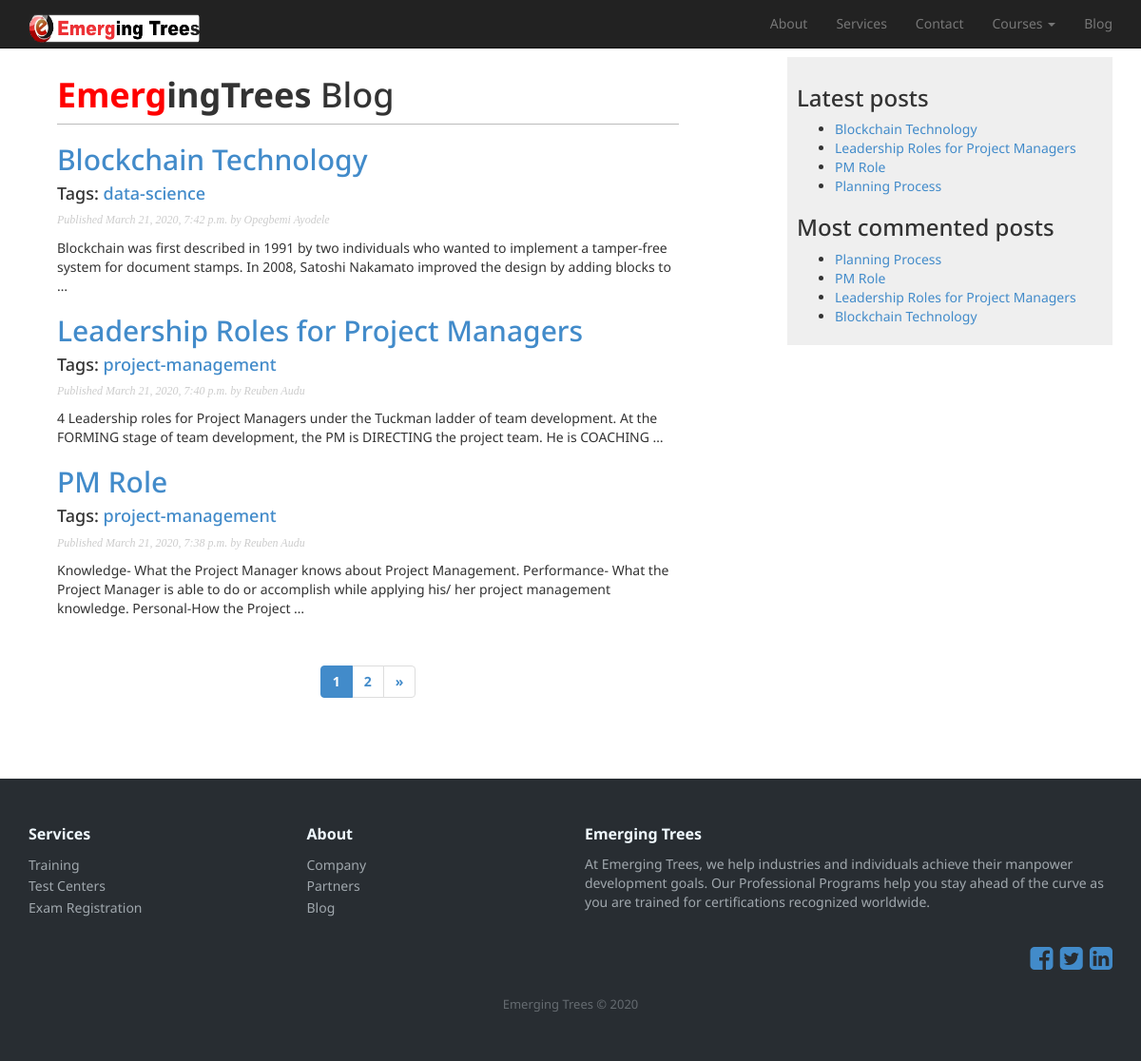
Screenshot of /blog/ with the database file from the repository.
### emsite/models.py (models this page shows, shortened)
class Post(models.Model):
    STATUS_CHOICES = (
            ('draft','Draft'),
            ('published','Published'),
            )
    title = models.CharField(max_length=800)
    slug = models.SlugField(max_length=800,unique_for_date='publish')
    author_name = models.CharField(max_length=800)
    post_image = models.ImageField(upload_to='posts',blank=True)
    author = models.ForeignKey(User,on_delete=models.CASCADE,related_name='blog_posts')
    body = models.TextField()
    publish = models.DateTimeField(default=timezone.now)
    created = models.DateTimeField(auto_now_add=True)
    updated = models.DateTimeField(auto_now=True)
    status = models.CharField(max_length=10,choices=STATUS_CHOICES,default='draft')
    objects = models.Manager()
    published = PublishedManager()
    tags = TaggableManager()
    class Meta:
        ordering = ('-publish',)
    def get_absolute_url(self):
        return reverse('emsite:post_detail',
                       args=[self.publish.year,
                             self.publish.month,
                             self.publish.day,
                             self.slug])

### emsite/views.py (the view)
# urls.py: path('blog/',views.post_list,name='post_list'),
def post_list(request,tag_slug=None):
    tag = None
    object_list = Post.published.all()
    if tag_slug:
        tag = get_object_or_404(Tag,slug=tag_slug)
        object_list = object_list.filter(tags__in=[tag])
    paginator = Paginator(object_list,3) #3 posts per page
    page = request.GET.get('page')
    try:
        posts = paginator.page(page)
    except PageNotAnInteger:
        posts = paginator.page(1)
    except EmptyPage:
        posts = paginator.page(paginator.num_pages)
    return render(request,'blog/post/list.html',{'page':page,'posts':posts,'tag':tag})

### emsite/models.py (called while the page is built)
    def get_queryset(self):
        return super(PublishedManager,self).get_queryset().filter(status='published')

### emsite/templatetags/blog_tags.py (called while the page is built)
@register.simple_tag
def total_posts():
    return Post.published.count()

@register.inclusion_tag('blog/post/latest_posts.html')
def show_latest_posts(count=5):
    latest_posts = Post.published.order_by('-publish')
    return {'latest_posts':latest_posts}

@register.simple_tag
def get_most_commented_posts(count=5):
    return Post.published.annotate(total_comments=Count('comments')).order_by('-total_comments')[:count]

@register.filter(name='markdown')
def markdown_format(text):
    return mark_safe(markdown.markdown(text))

### emsite/templates/blog/post/list.html (shortened to what this page needs)
{% extends "blog/base.html" %}
{% load bootstrap3 %}
{% load blog_tags %}
{% block content %}
	<h1><strong><font color="red">Emerg</font>ingTrees</strong> Blog</h1>
	{% for post in posts %}
	<h2>
		<a href="{{post.get_absolute_url}}">
			{{post.title}}
		</a>
	</h2>
	<h4>
		<p class="tags">
		Tags:
		{% for tag in post.tags.all %}
			<a href='{% url "emsite:post_list_by_tag" tag.slug %}'>
			{{tag.name}}
			</a>
		{% endfor %}
		</p>
	</h4>
	<p class="date">
		Published {{post.publish}} by {{post.author_name}}
	</p>
	{{post.body|markdown|truncatewords_html:30}}
	{% endfor %}
	{% include "blog/pagination.html" with page=posts %}
{% endblock %}

### emsite/templates/blog/base.html (shortened to what this page needs)
{% load bootstrap3 %}
{% load static %}
{% load blog_tags %}
{% load bootstrap3 %}
{% load static %}
<!DOCTYPE html>
<html lang="en">
<head>
	<link href="{% static "css/blog.css" %}" rel="stylesheet">
    <link href="{% static 'css/bootstrap.min.css' %}" rel="stylesheet">
    <link href="{% static 'font-awesome-4.1.0/css/font-awesome.min.css' %}" rel="stylesheet" type="text/css">
	<link rel="stylesheet" href="{% static 'css/Footer-Dark.css' %}">
	<link rel="stylesheet" href="{% static 'css/Footer-Basic.css' %}">
    <link rel="stylesheet" href="{% static 'css/Footer-Clean.css' %}">
	</head>
	<body>
    <nav class="navbar navbar-inverse navbar-fixed-top" role="navigation">
        <div class="container">
            <div class="navbar-header">
                <a class="navbar-brand" href="{% url 'emsite:index' %}"><img width="180" height="30" src="{% static 'img/logo_wout_sk.png' %}"></a>
            </div>
            <div class="collapse navbar-collapse" id="bs-example-navbar-collapse-1">
                <ul class="nav navbar-nav navbar-right">
                    <li>
                        <a href="{% url 'emsite:about' %}">About</a>
                    </li>
                    <li>
                        <a href="{% url 'emsite:services' %}">Services</a>
                    </li>
                    <li>
                        <a href="{% url 'emsite:contact' %}">Contact</a>
                    </li>
                    <li class="dropdown">
                        <a href="#" class="dropdown-toggle" data-toggle="dropdown">Courses <b class="caret"></b></a>
                    </li>
                     <li>
                        <a href="{% url 'emsite:post_list' %}">Blog</a>
                    </li>
                </ul>
            </div>
        </div>
    </nav><br><br><br>
		<div class="container">
		<div class="row">
		<div class="col-lg-12">
		<div id="content">
			{% block content %}
			{% endblock %}
		</div>
		<div id="sidebar">
			<h3>Latest posts</h3>
			{% show_latest_posts 3 %}
			<h3>Most commented posts</h3>
			{% get_most_commented_posts as most_commented_posts %}
			<ul>
				{% for post in most_commented_posts %}
				<li>
					<a href="{{post.get_absolute_url}}">{{post.title}}</a>
				</li>
				{% endfor %}
			</ul>
		</div></div></div></div>
		<br/><br/>
			<div class="footer-dark">
        <footer>
            <div class="container">
                <div class="row">
                    <div class="col-md-6 col-md-push-6 item text">
                        <h3>Emerging Trees</h3>
                        <p>At Emerging Trees, we help industries and individuals achieve their manpower development goals. Our Professional Programs help you stay ahead of the curve as you are trained for certifications recognized worldwide.</p>
                    </div>
                    <div class="col-md-3 col-md-pull-6 col-sm-4 item">
                        <h3>Services</h3>
                        <ul>
                            <li><a href="{% url 'emsite:course_list' %}">Training</a></li>
                            <li><a href="{% url 'emsite:centers' %}">Test Centers</a></li>
                            <li><a href="{% url 'emsite:online_form' %}">Exam Registration</a></li>
                        </ul>
                    </div>
                    <div class="col-md-3 col-md-pull-6 col-sm-4 item">
                        <h3>About</h3>
                        <ul>
                            <li><a href="{% url 'emsite:about' %}#about-company">Company</a></li>
                            <li><a href="{% url 'emsite:about' %}#partners">Partners</a></li>
                            <li><a href="{% url 'emsite:post_list' %}">Blog</a></li>
                        </ul>
                    </div>
                    <div align="right" class="col-md-12 col-sm-4 item"><a href="https://web.facebook.com/Emtrees/"><i class="fa fa-facebook-square fa-2x"></i></a>&nbsp;&nbsp;<a href="https://twitter.com/emerging_trees"><i class="fa fa-twitter-square fa-2x"></i></a>&nbsp;&nbsp;<a href="https://www.linkedin.com/company/emerging-trees-ltd/"><i class="fa fa-linkedin-square fa-2x"></i></a></a></div>
                  </div>
                <p class="copyright">Emerging Trees © 2020</p>
            </div>
        </footer>
    </div>
	</body>
</html>

### emsite/templates/blog/post/latest_posts.html
<ul>
{% for post in latest_posts %}
	<li>
	<a href="{{post.get_absolute_url}}">{{post.title}}</a>
	</li>
{% endfor %}
</ul>

### emsite/static/css/blog.css (style rules this page uses)
body { margin:0; padding:0; font-family:helvetica, sans-serif; }
a { color:#00abff; text-decoration:none; }
h1 { font-weight:normal; border-bottom:1px solid #bbb; padding:0 0 10px 0; }
h2 { font-weight:normal; margin:30px 0 0; }
#content { float:left; width:60%; padding:0 0 0 30px; }
#sidebar { float:right; width:30%; padding:10px; background:#efefef; height:100%; }
p.date { color:#ccc; font-family: georgia, serif; font-size: 12px; font-style: italic; }

### emsite/static/css/Footer-Dark.css (style rules this page uses)
.footer-dark { padding:50px 0; color:#f0f9ff; background-color:#282d32; }
.footer-dark h3 { margin-top:0; margin-bottom:12px; font-weight:bold; font-size:16px; }
.footer-dark ul { padding:0; list-style:none; line-height:1.6; font-size:14px; margin-bottom:0; }
.footer-dark ul a { color:inherit; text-decoration:none; opacity:0.6; }
.footer-dark .item.text { margin-bottom:36px; }
.footer-dark .item.text p { opacity:0.6; margin-bottom:0; }
.footer-dark .copyright { text-align:center; padding-top:24px; opacity:0.3; font-size:13px; margin-bottom:0; }

### emsite/templates/blog/base.html (style rules this page uses)
body { font-family: 'Noto Sans', sans-serif; }

### rows the page displays
Post: title "Blockchain Technology", publish "March 21, 2020, 7:42 p.m.", author_name "Opegbemi Ayodele", body "Blockchain was first described in 1991 by two individuals who wanted to implement a tamper-free system for document stamps. In 2008, Satoshi Nakamato improved the design by adding blocks to …"
Tag: name "data-science"
Post: title "Leadership Roles for Project Managers", publish "March 21, 2020, 7:40 p.m.", author_name "Reuben Audu", body "4 Leadership roles for Project Managers under the Tuckman ladder of team development. At the FORMING stage of team development, the PM is DIRECTING the project team. He is COACHING …"
Tag: name "project-management"
Post: title "PM Role", publish "March 21, 2020, 7:38 p.m.", author_name "Reuben Audu", body "Knowledge- What the Project Manager knows about Project Management. Performance- What the Project Manager is able to do or accomplish while applying his/ her project management knowledge. Personal-How the Project …"
Post: title "Planning Process"

### other values shown
{{ p }} "1"
{{ p }} "2"
